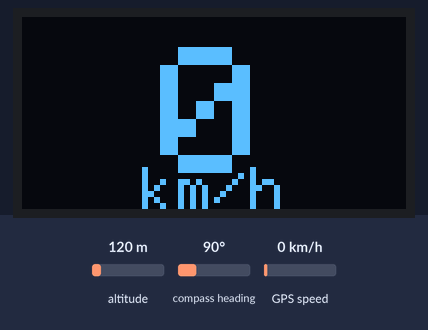
Bench run of a sketch on a simulated ESP32. Parts: 128×64 one-colour display. The inputs (shaded band) are chosen by the test bench; at power-on: GPS speed 0 km/h, altitude 120 m, compass heading 90°. The GPS gets a fix after 3 s at 37.7749, -122.4194 with 8 satellites; what the sketch prints to the serial monitor is not drawn.

Above: at 3.6 s.
3.7 s: GPS speed set to 2 km/h
At 5.0 s:
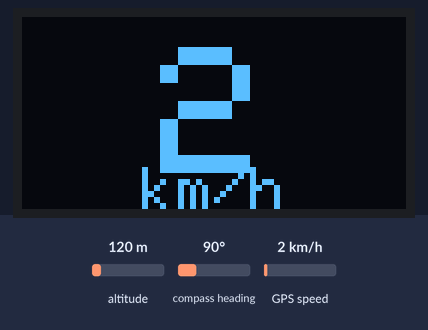
5.5 s: GPS speed set to 30 km/h
At 6.9 s:
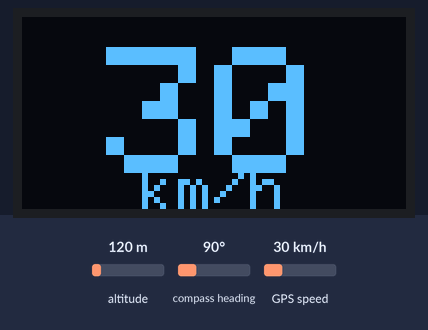
7.6 s: GPS speed set to 60 km/h
At 8.8 s:
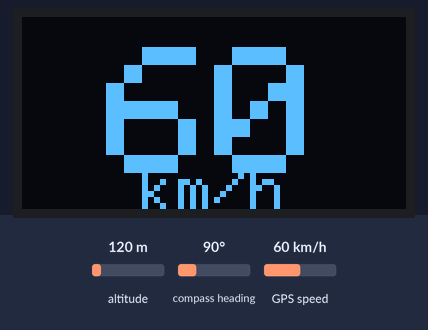
Timing chart, 0 to 10.6 s (numbered marks = the images above; inputs shaded):
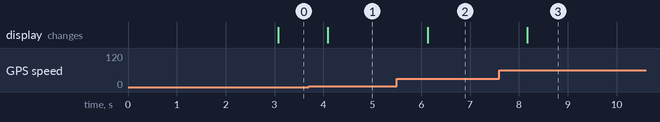

The sketch:

vitesse_oled.ino
```cpp
#include <Wire.h>
#include <Adafruit_GFX.h>
#include <Adafruit_SSD1306.h>
#include <TinyGPS++.h>
#include <HardwareSerial.h>

#define SCREEN_WIDTH 128
#define SCREEN_HEIGHT 64

#define SDA_PIN 21
#define SCL_PIN 22

Adafruit_SSD1306 display(SCREEN_WIDTH, SCREEN_HEIGHT, &Wire, -1);

// GPS
TinyGPSPlus gps;
HardwareSerial GPSserial(1); // UART1

// Draw centered speed
void drawSpeed(int speed)
{
  display.clearDisplay();

  display.setTextSize(6);
  display.setTextColor(SSD1306_WHITE);

  String text = String(speed);

  int16_t x1, y1;
  uint16_t w, h;

  display.getTextBounds(text, 0, 0, &x1, &y1, &w, &h);
  int x = (128 - w) / 2;
  int y = 10;

  display.setCursor(x, y);
  display.print(text);

  // unit
  display.setTextSize(2);
  display.setCursor(40, 50);
  display.print("km/h");

  display.display();
}

void setup()
{
  Serial.begin(115200);

  // OLED init
  Wire.begin(SDA_PIN, SCL_PIN);
  if(!display.begin(SSD1306_SWITCHCAPVCC, 0x3C)) {
    Serial.println("SSD1306 failed");
    while(true);
  }

  display.clearDisplay();

  // GPS init
  GPSserial.begin(9600, SERIAL_8N1, 16, 17);

  Serial.println("GPS + OLED Ready");
}

void loop()
{
  // Read GPS data
  while (GPSserial.available())
  {
    gps.encode(GPSserial.read());
  }

  // If speed is valid
  if (gps.speed.isValid())
  {
    int speed = gps.speed.kmph(); // speed in km/h
    drawSpeed(speed);

    Serial.print("Speed: ");
    Serial.println(speed);
  }
}
```

Measured:
- after the input at 3.7 s, the display: changes after 0.39 s (image 1)
- after the input at 5.5 s, the display: changes after 0.63 s (image 2)
- after the input at 7.6 s, the display: changes after 0.58 s (image 3)
